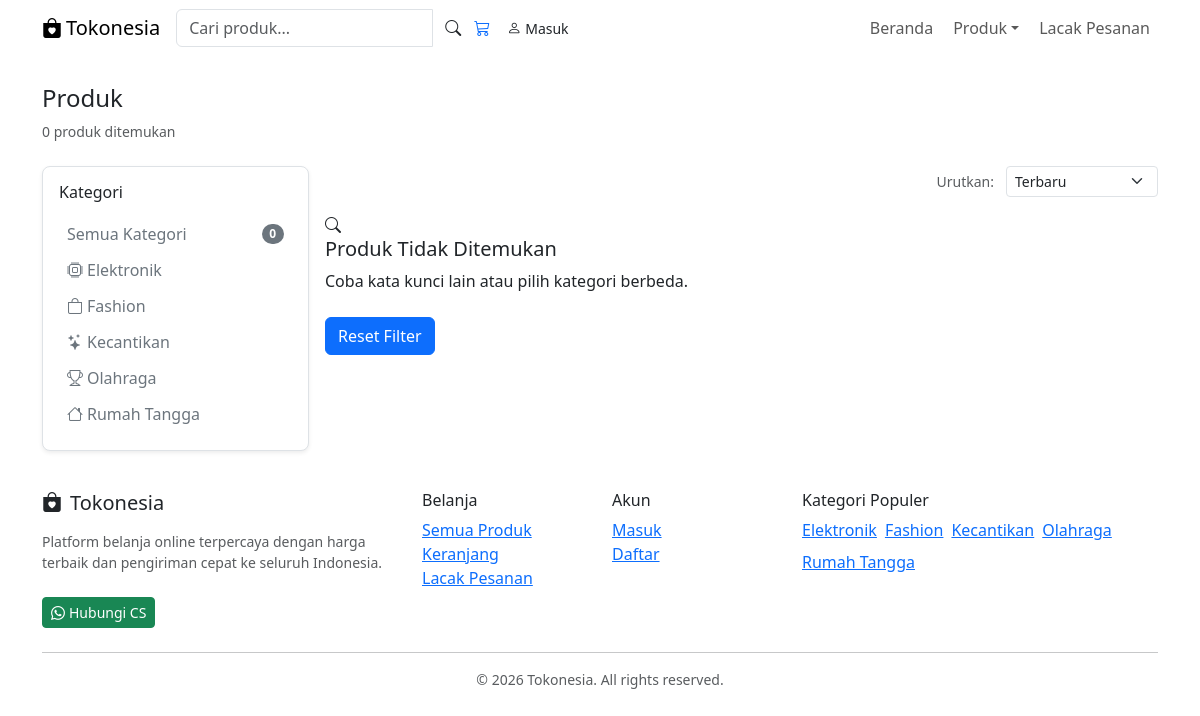
The page /products.php?cat=smartwatch-sporty-z7 on the database its author committed.
### tables this page shows
CREATE TABLE `categories` (
  `id`         INT UNSIGNED NOT NULL AUTO_INCREMENT,
  `name`       VARCHAR(100) NOT NULL,
  `slug`       VARCHAR(120) NOT NULL UNIQUE,
  `icon`       VARCHAR(50)  DEFAULT 'bi-tag',
  `created_at` TIMESTAMP NOT NULL DEFAULT CURRENT_TIMESTAMP,
  PRIMARY KEY (`id`)
);

### includes/config.php (called while the page is built, shortened)
<?php
function getDB(): PDO {
    static $pdo = null;
    if ($pdo === null) {
        $dsn = sprintf('mysql:host=%s;dbname=%s;charset=%s', DB_HOST, DB_NAME, DB_CHARSET);
        $options = [
            PDO::ATTR_ERRMODE            => PDO::ERRMODE_EXCEPTION,
            PDO::ATTR_DEFAULT_FETCH_MODE => PDO::FETCH_ASSOC,
            PDO::ATTR_EMULATE_PREPARES   => false,
        ];
        try {
            $pdo = new PDO($dsn, DB_USER, DB_PASS, $options);
        } catch (PDOException $e) {
            die(json_encode(['error' => 'Database connection failed: ' . $e->getMessage()]));
        }
    }
    return $pdo;
}

### includes/functions.php (called while the page is built, shortened)
<?php
require_once __DIR__ . '/config.php';
function getSetting(string $key, string $default = ''): string {
    static $settings = null;
    if ($settings === null) {
        $stmt = getDB()->query('SELECT `key`, `value` FROM `settings`');
        $settings = $stmt->fetchAll(PDO::FETCH_KEY_PAIR);
    }
    return $settings[$key] ?? $default;
}
function getAllCategories(): array {
    return getDB()->query('SELECT * FROM categories ORDER BY name ASC')->fetchAll();
}
function e(string $str): string {
    return htmlspecialchars($str, ENT_QUOTES, 'UTF-8');
}

### includes/auth.php (called while the page is built, shortened)
<?php
require_once __DIR__ . '/config.php';
function isLoggedIn(): bool {
    return !empty($_SESSION['user_id']);
}

### products.php (the view, shortened to what this page needs)
<?php
require_once __DIR__ . '/includes/functions.php';
require_once __DIR__ . '/includes/auth.php';
$pageTitle   = 'Semua Produk — ' . getSetting('site_name', 'Tokonesia');
$db          = getDB();
$categories  = getAllCategories();
$catSlug = trim($_GET['cat']  ?? '');
$sort    = trim($_GET['sort'] ?? 'newest');
$page    = max(1, (int)($_GET['page'] ?? 1));
$perPage = 12;
$offset  = ($page - 1) * $perPage;
$where  = ['p.stock >= 0'];
$params = [];
if ($catSlug) {
    $where[]  = 'c.slug = ?';
    $params[] = $catSlug;
}
$orderBy = match($sort) {
    'price_asc'  => 'p.price ASC',
    'price_desc' => 'p.price DESC',
    'sold'       => 'p.sold_count DESC',
    'name'       => 'p.name ASC',
    default      => 'p.created_at DESC',
};
$whereSQL = 'WHERE ' . implode(' AND ', $where);
$countStmt = $db->prepare(
    "SELECT COUNT(*) FROM products p JOIN categories c ON c.id = p.category_id $whereSQL"
);
$countStmt->execute($params);
$totalItems = (int)$countStmt->fetchColumn();
$stmt = $db->prepare(
    "SELECT p.*, c.name AS category_name, c.slug AS category_slug,
            (SELECT image_path FROM product_images WHERE product_id = p.id AND is_primary = 1 LIMIT 1) AS img_primary,
            (SELECT image_path FROM product_images WHERE product_id = p.id AND is_primary = 0 ORDER BY sort_order LIMIT 1) AS img_secondary
     FROM products p
     JOIN categories c ON c.id = p.category_id
     $whereSQL
     ORDER BY $orderBy
     LIMIT $perPage OFFSET $offset"
);
$stmt->execute($params);
$products = $stmt->fetchAll();
require_once __DIR__ . '/includes/header.php';
?>
<div class="container" style="padding-top:28px;padding-bottom:40px;">
  <div class="mb-4">
    <h1 class="fw-800" style="font-size:1.5rem;">
      <?= $catSlug ? e(array_column($categories, 'name', 'slug')[$catSlug] ?? 'Produk') : 'Semua Produk' ?>
    </h1>
    <p class="text-muted small mb-0"><?= number_format($totalItems) ?> produk ditemukan</p>
  </div>
  <div class="row g-3">
    <div class="col-lg-3 d-none d-lg-block">
      <div class="bg-white rounded-3 p-3 shadow-sm border">
        <h6 class="fw-700 mb-3">Kategori</h6>
        <ul class="list-unstyled mb-0">
          <li class="mb-1">
            <a href="<?= BASE_URL ?>/products.php<?= $sort ? '?sort=' . e($sort) : '' ?>"
               class="text-decoration-none d-flex justify-content-between align-items-center py-1 px-2 rounded <?= !$catSlug ? 'fw-700 text-primary bg-light' : 'text-secondary' ?>">
              <span>Semua Kategori</span>
              <span class="badge bg-secondary rounded-pill"><?= $totalItems ?></span>
            </a>
          </li>
          <?php foreach ($categories as $cat): ?>
            <li class="mb-1">
              <a href="<?= BASE_URL ?>/products.php?cat=<?= e($cat['slug']) ?><?= $sort ? '&sort=' . e($sort) : '' ?>"
                 class="text-decoration-none d-flex justify-content-between align-items-center py-1 px-2 rounded <?= $catSlug === $cat['slug'] ? 'fw-700 text-primary bg-light' : 'text-secondary' ?>">
                <span><i class="bi <?= e($cat['icon']) ?> me-1"></i><?= e($cat['name']) ?></span>
              </a>
            </li>
          <?php endforeach; ?>
        </ul>
      </div>
    </div>
    <div class="col-lg-9">
      <div class="d-flex justify-content-between align-items-center mb-3 flex-wrap gap-2">
        <form method="GET" class="d-flex align-items-center gap-2 ms-auto">
          <label class="text-muted small me-1">Urutkan:</label>
          <select name="sort" class="form-select form-select-sm" style="width:auto;" onchange="this.form.submit()">
            <option value="newest"     <?= $sort === 'newest'     ? 'selected' : '' ?>>Terbaru</option>
          </select>
        </form>
      </div>
      <?php if (empty($products)): ?>
        <div class="empty-state">
          <i class="bi bi-search d-block"></i>
          <h5>Produk Tidak Ditemukan</h5>
          <p>Coba kata kunci lain atau pilih kategori berbeda.</p>
          <a href="<?= BASE_URL ?>/products.php" class="btn btn-primary mt-2">Reset Filter</a>
        </div>
      <?php endif; ?>
    </div>
  </div>
</div>
<?php require_once __DIR__ . '/includes/footer.php'; ?>

### includes/footer.php (shortened to what this page needs)
<?php
require_once __DIR__ . '/functions.php';
require_once __DIR__ . '/auth.php';
$waNumber  = getSetting('whatsapp_number', '6281234567890');
$siteName  = getSetting('site_name', 'Tokonesia');
?>
</main>
<footer class="site-footer d-none d-md-block">
  <div class="container">
    <div class="row gy-4">
      <div class="col-md-4">
        <h5 class="footer-brand mb-3"><i class="bi bi-bag-heart-fill me-2"></i><?= e($siteName) ?></h5>
        <p class="text-muted small">Platform belanja online terpercaya dengan harga terbaik dan pengiriman cepat ke seluruh Indonesia.</p>
        <a href="https://wa.me/<?= e($waNumber) ?>" target="_blank" class="btn btn-success btn-sm mt-2">
          <i class="bi bi-whatsapp me-1"></i>Hubungi CS
        </a>
      </div>
      <div class="col-6 col-md-2">
        <h6 class="footer-heading">Belanja</h6>
        <ul class="list-unstyled footer-links">
          <li><a href="<?= BASE_URL ?>/products.php">Semua Produk</a></li>
          <li><a href="<?= BASE_URL ?>/cart.php">Keranjang</a></li>
          <li><a href="<?= BASE_URL ?>/track.php">Lacak Pesanan</a></li>
        </ul>
      </div>
      <div class="col-6 col-md-2">
        <h6 class="footer-heading">Akun</h6>
        <ul class="list-unstyled footer-links">
          <?php if (isLoggedIn()): ?>
            <li><a href="<?= BASE_URL ?>/logout.php">Keluar</a></li>
          <?php else: ?>
            <li><a href="<?= BASE_URL ?>/login.php">Masuk</a></li>
            <li><a href="<?= BASE_URL ?>/register.php">Daftar</a></li>
          <?php endif; ?>
        </ul>
      </div>
      <div class="col-md-4">
        <h6 class="footer-heading">Kategori Populer</h6>
        <div class="d-flex flex-wrap gap-2">
          <?php foreach (getAllCategories() as $cat): ?>
            <a href="<?= BASE_URL ?>/products.php?cat=<?= e($cat['slug']) ?>" class="badge-cat-link">
              <?= e($cat['name']) ?>
            </a>
          <?php endforeach; ?>
        </div>
      </div>
    </div>
    <hr class="footer-divider mt-4" />
    <p class="text-center text-muted small mb-0">
      &copy; <?= date('Y') ?> <?= e($siteName) ?>. All rights reserved.
    </p>
  </div>
</footer>
</body>
</html>

### rows shown on the page
categories: name "Elektronik"
categories: name "Fashion"
categories: name "Kecantikan"
categories: name "Olahraga"
categories: name "Rumah Tangga"

### other values the page prints
$siteName "Tokonesia"
array_column($categories, 'name', 'slug')[$catSlug] "Produk"
$totalItems "0"
